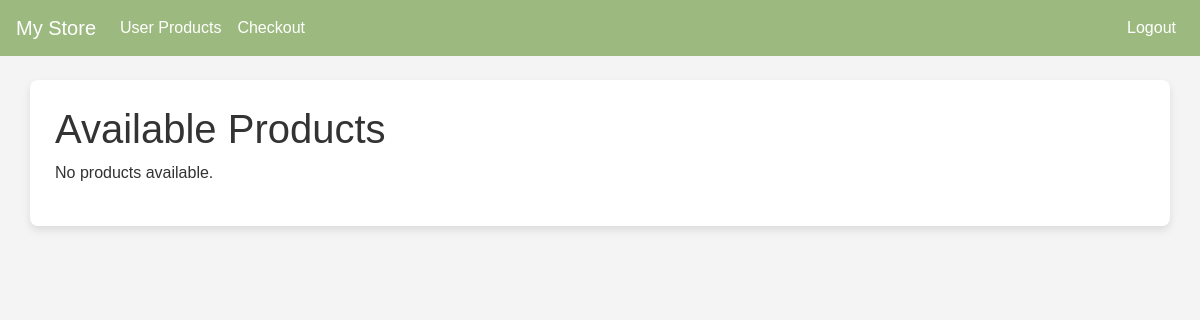
Page / (signed in) on the earlier database version.
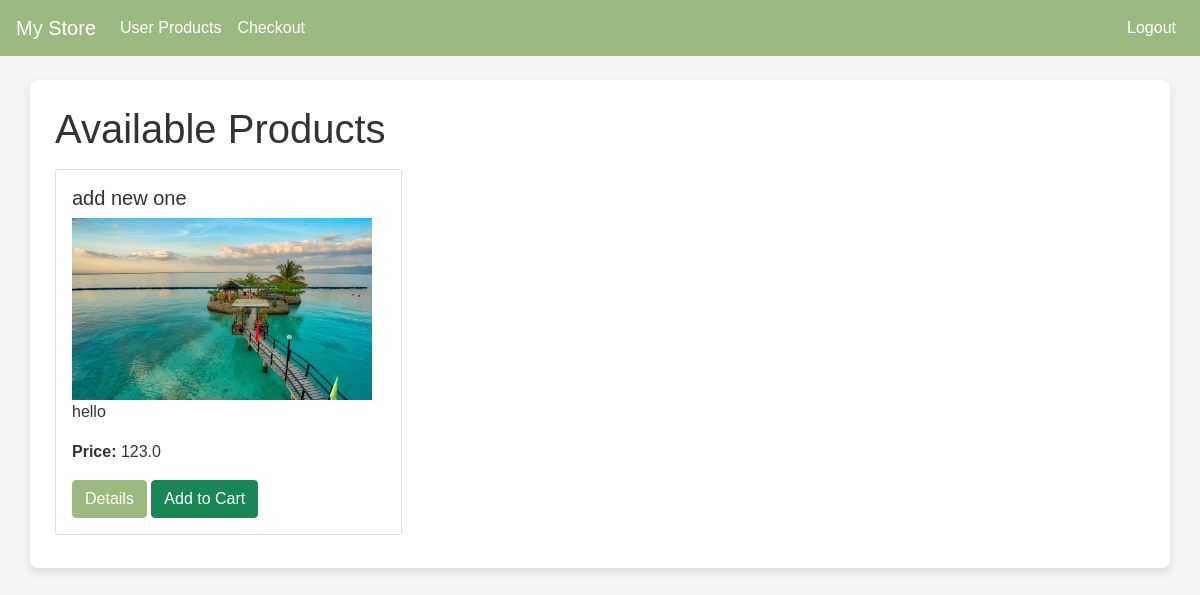
Same page on the later database version.
### products/models.py (models this page shows, shortened)
class Product(models.Model):
    title = models.CharField(max_length=255, null=False, blank=False)
    price = models.FloatField(null=True, blank=True, default=None)
    description = models.TextField(null=True, blank=True, default=None)
    available = models.BooleanField(default=True)
    main_image = models.ImageField(upload_to='product_images/', null=True, blank=True)
    def main_image_url(self):
        if self.main_image and hasattr(self.main_image, 'url'):
            return self.main_image.url
        return ''

### products/views.py (the view)
    def wrapper(request, *args, **kwargs):
        if 'user_type' not in request.session:
            return redirect('login')
        return func(request, *args, **kwargs)

### products/views.py (called while the page is built)
def require_login(func):
    def wrapper(request, *args, **kwargs):
        if 'user_type' not in request.session:
            return redirect('login')
        return func(request, *args, **kwargs)
    return wrapper

@require_login
def product_list(request):
    products = Product.objects.filter(available=True)
    return render(request, 'products/product_list.html', {'products': products})

### products/templates/products/product_list.html (shortened to what this page needs)
{% extends 'products/base.html' %}
{% block content %}
<h1>Available Products</h1>
<div class="row">
    {% for product in products %}
    <div class="col-md-4">
        <div class="card my-2">
            <div class="card-body">
                <h5 class="card-title">{{ product.title }}</h5>
                <img src="{{ product.main_image_url }}" alt="{{ product.title }}" style="max-width:300px; max-height:300px;">
                <p class="card-text">{{ product.description }}</p>
                <p><strong>Price:</strong> {{ product.price }}</p>
                <a href="{% url 'product_detail' product.pk %}" class="btn btn-primary">Details</a>
                <a href="{% url 'add_to_cart' product.pk %}" class="btn btn-success">Add to Cart</a>
            </div>
        </div>
    </div>
    {% empty %}
    <p>No products available.</p>
    {% endfor %}
</div>
{% endblock %}

Differences in the rows shown:
added Product: title "add new one", main_image_url (picture), description "hello", price "123.0"
Other differences:
text no longer shown: "No products available."
